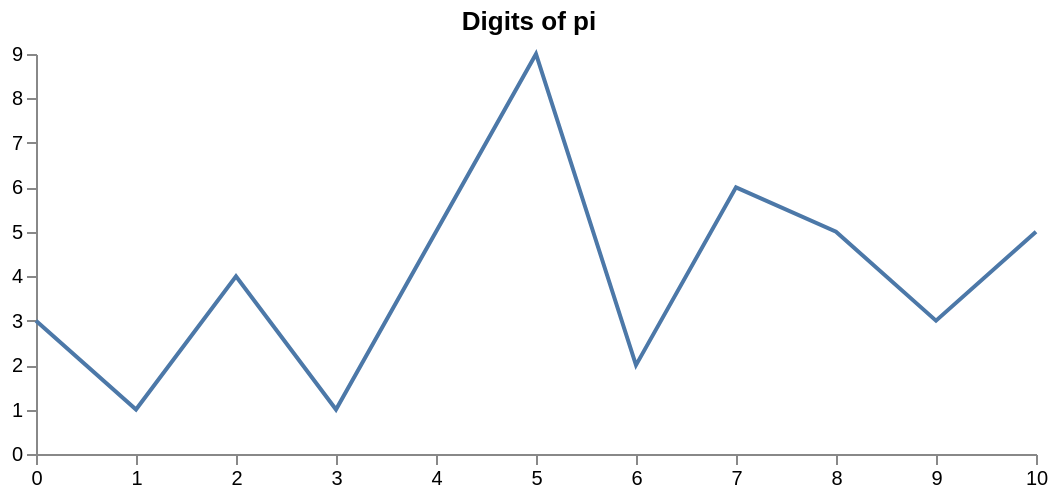

Write notebook code for a chart like this one.
### Code cell
Seq(3, 1, 4, 1, 5, 9, 2, 6, 5, 3, 5).plotLineChart(List(spec => spec("title") = "Digits of pi"))

### Figure 1 — Vega specification as saved in the notebook (floating-point values rounded to 4 significant figures)
{"$schema": "https://vega.github.io/schema/vega/v6.json", "axes": [{"orient": "bottom", "scale": "x"}, {"orient": "left", "scale": "y"}], "data": [{"name": "table", "values": [{"x": 0, "y": 3}, {"x": 1, "y": 1}, {"x": 2, "y": 4}, {"x": 3, "y": 1}, {"x": 4, "y": 5}, {"x": 5, "y": 9}, {"x": 6, "y": 2}, {"x": 7, "y": 6}, {"x": 8, "y": 5}, {"x": 9, "y": 3}, {"x": 10, "y": 5}]}], "description": "A basic line chart example.", "height": 200, "marks": [{"from": {"facet": {"data": "table", "groupby": "c", "name": "series"}}, "marks": [{"encode": {"enter": {"stroke": {"field": "c", "scale": "color"}, "strokeWidth": {"value": 2}, "x": {"field": "x", "scale": "x"}, "y": {"field": "y", "scale": "y"}}, "hover": {"strokeOpacity": {"value": 0.5}}, "update": {"interpolate": {"signal": "interpolate"}, "strokeOpacity": {"value": 1}}}, "from": {"data": "series"}, "type": "line"}], "type": "group"}], "padding": 5, "scales": [{"domain": {"data": "table", "field": "x"}, "name": "x", "range": "width", "type": "point"}, {"domain": {"data": "table", "field": "y"}, "name": "y", "nice": true, "range": "height", "type": "linear", "zero": true}, {"domain": {"data": "table", "field": "c"}, "name": "color", "range": "category", "type": "ordinal"}], "signals": [{"bind": {"input": "select", "options": ["basis", "cardinal", "catmull-rom", "linear", "monotone", "natural", "step", "step-after", "step-before"]}, "name": "interpolate", "value": "linear"}], "title": "Digits of pi", "width": 500}
